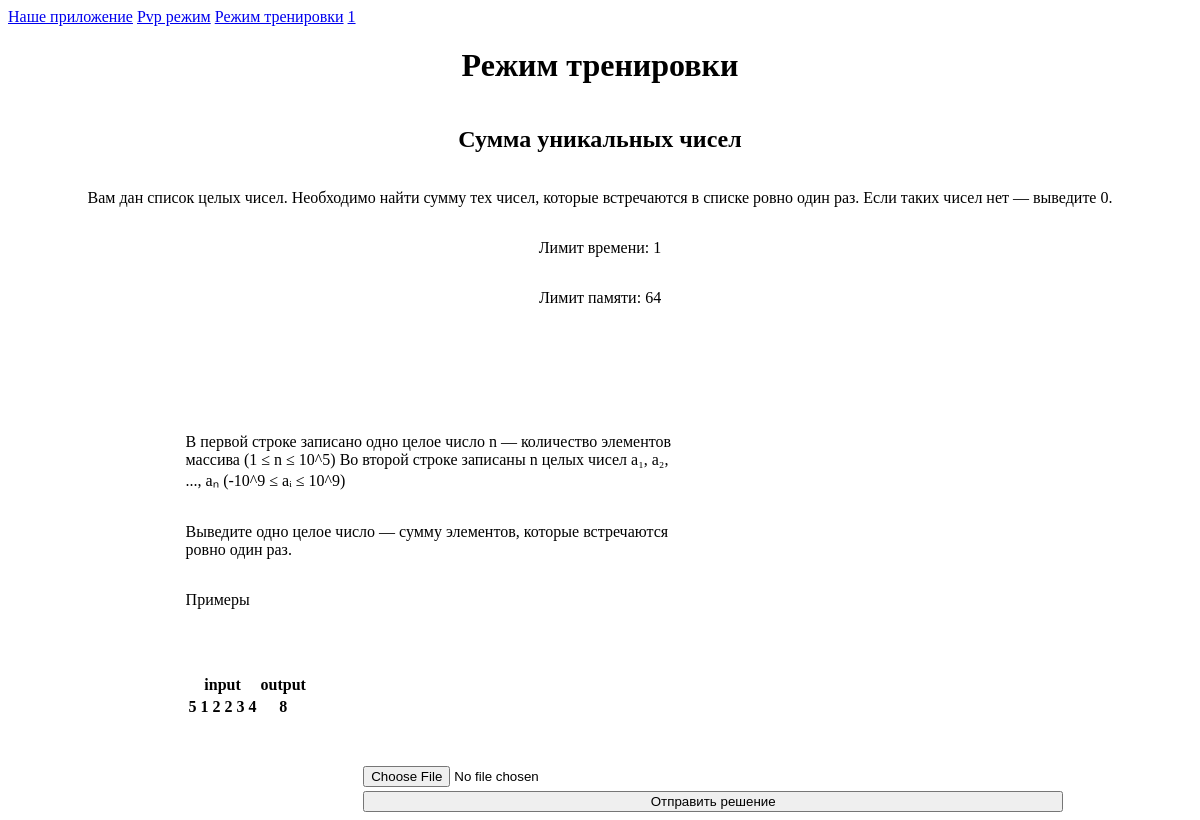
The page /training (signed in) on the database its author committed.
### data/users.py (models this page shows, shortened)
class User(SqlAlchemyBase, UserMixin):
    __tablename__ = 'users'
    id = sqlalchemy.Column(sqlalchemy.Integer,
                           primary_key=True, autoincrement=True)
    name = sqlalchemy.Column(sqlalchemy.String, nullable=True)
    about = sqlalchemy.Column(sqlalchemy.String, nullable=True)
    email = sqlalchemy.Column(sqlalchemy.String,
                              index=True, unique=True, nullable=True)
    hashed_password = sqlalchemy.Column(sqlalchemy.String, nullable=True)
    created_date = sqlalchemy.Column(sqlalchemy.DateTime,
                                     default=datetime.datetime.now)
    elo_rating = sqlalchemy.Column(sqlalchemy.Float, default=1000)
    submissions = orm.relationship("Submissions", back_populates="user")

### data/tasks.py (models this page shows)
class Tasks(SqlAlchemyBase):
    __tablename__ = 'tasks'
    id = sqlalchemy.Column(sqlalchemy.Integer,
                           primary_key=True, autoincrement=True)
    title = sqlalchemy.Column(sqlalchemy.Text, nullable=True)
    statement = sqlalchemy.Column(sqlalchemy.Text, nullable=True)
    input_format = sqlalchemy.Column(sqlalchemy.Text, nullable=True)
    output_format = sqlalchemy.Column(sqlalchemy.Text, nullable=True)
    memory_limit = sqlalchemy.Column(sqlalchemy.Integer, nullable=True)
    time_limit = sqlalchemy.Column(sqlalchemy.Integer, nullable=True)
    difficulty = sqlalchemy.Column(sqlalchemy.Text, nullable=True)
    created_at = sqlalchemy.Column(sqlalchemy.DateTime,
                                     default=datetime.datetime.now)
    task_tests = orm.relationship("TaskTest", back_populates='tasks')
    submissions = orm.relationship("Submissions", back_populates="tasks")

### data/task_tests.py (models this page shows)
class TaskTest(SqlAlchemyBase):
    __tablename__ = 'task_tests'
    id = sqlalchemy.Column(sqlalchemy.Integer,
                           primary_key=True, autoincrement=True)
    task_id = sqlalchemy.Column(sqlalchemy.Integer,
                                sqlalchemy.ForeignKey("tasks.id"))
    input_data = sqlalchemy.Column(sqlalchemy.Text, nullable=True)
    output = sqlalchemy.Column(sqlalchemy.Text, nullable=True)
    tasks = orm.relationship("Tasks", back_populates='task_tests')

### main.py (the view, shortened to what this page needs)
@app.route('/training', methods=["GET", "POST"])
@login_required
def training():
    task_id = 1
    db_sess = db_session.create_session()
    task = db_sess.get(Tasks, task_id)
    task_test = db_sess.query(TaskTest).filter(TaskTest.task_id == task.id).all()
    return render_template('training.html', task=task, test=task_test[0])

### data/db_session.py (called while the page is built)
def create_session() -> Session:
    global __factory
    return __factory()

### main.py (called while the page is built)
@login_manager.user_loader
def load_user(user_id):
    db_sess = db_session.create_session()
    return db_sess.get(User, user_id)

### templates/training.html (shortened to what this page needs)
<!doctype html>
<html lang="en">
  <head>
    <link rel="stylesheet" href="{{ url_for('static', filename='train.css') }}">
  </head>
  <body>
	  <header>
			<nav class="navbar navbar-light bg-light">
				<a class="navbar-brand" href="/">Наше приложение</a>
				{% if current_user.is_authenticated %}
                <a class="navbar-brand" href="/pvp">Pvp режим</a>
                <a class="navbar-brand" href="/training">Режим тренировки</a>
				<a class="navbar-brand" href="/logout">{{ current_user.name }}</a>
				{% else %}
				<p>
					<a class="btn btn-primary" href="/register">Зарегистрироваться</a>
					<a class="btn btn-success" href="/login">Войти</a>
				</p>
				{% endif %}
			</nav>
		</header>
    <h1>Режим тренировки</h1>
    <div class="condition">
      <h2>{{ task.title }}</h2>
      <p>{{ task.statement }}</p>
      <p>Лимит времени: {{ task.time_limit }}</p>
      <p>Лимит памяти: {{ task.memory_limit }}</p>
    </div>
    <div class="Input">
      <p>{{ task.input_format }}</p>
      <p>{{ task.output_format }}</p>
      <p>Примеры</p>
    </div>
    <div class="Table">
      <table>
        <tr>
          <th> input </th>
          <th> output </th>
        </tr>
        <tr>
          <th> {{ test.input_data }} </th>
          <th> {{ test.output }} </th>
        </tr>
      </table>
    </div>
      <div class="task">
			<form class="send" method="post" enctype="multipart/form-data">
                <input type="file" name="file" required />
                <button type="submit">Отправить решение</button>
            </form>
  </body>
</html>

### static/train.css (style rules this page uses)
.send { display: flex; flex-direction: column; justify-content: space-between; text-align: center; width: 700px; margin-left: 30%; margin-top: 4%; }
h1 { text-align: center; }
input { height: 25px; }
.condition { display: flex; flex-direction: column; justify-content: space-between; text-align: center; }
.Input { display: flex; flex-direction: column; justify-content: space-between; width: 500px; margin-left: 15%; margin-top: 8%; }
.Table { margin-left: 15%; margin-top: 4%; }

### rows shown on the page
User: name "1"
Tasks: title "Сумма уникальных чисел", statement "Вам дан список целых чисел. Необходимо найти сумму тех чисел, которые встречаются в списке ровно один раз. Если таких чисел нет — выведите 0.", time_limit "1", memory_limit "64", input_format "В первой строке записано одно целое число n — количество элементов массива (1 ≤ n ≤ 10^5) Во второй строке записаны n целых чисел a₁, a₂, ..., aₙ (-10^9 ≤ aᵢ ≤ 10^9)", output_format "Выведите одно целое число — сумму элементов, которые встречаются ровно один раз."
TaskTest: input_data "5 1 2 2 3 4", output "8"
